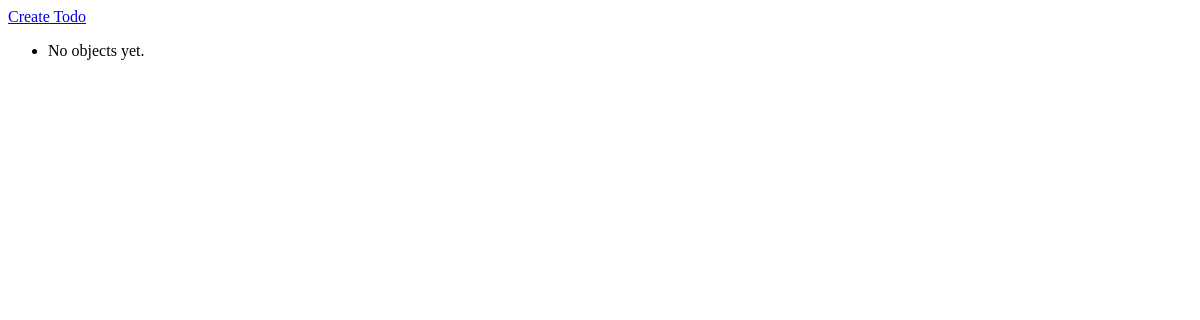
Before: / with the older database file.
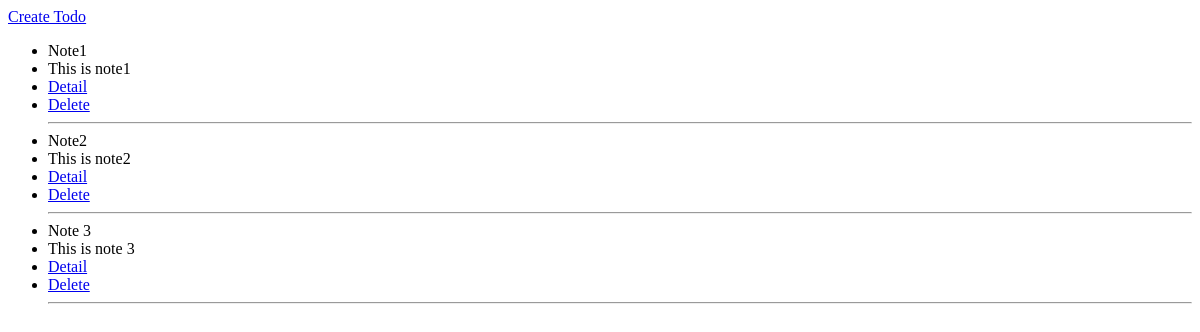
After: the same page with the newer database file.
### todoapp/models.py (models this page shows, shortened)
class TodoListItem(models.Model):
    title = models.CharField(max_length = 200)
    description = models.TextField()

### todoapp/views.py (the view)
# urls.py: path('', TodolistView.as_view(),name="listr"),
class TodolistView(ListView):
    model = TodoListItem
    template_name="todo_app/list.html"

### templates/todo_app/list.html
<a href="{% url 'create-list' %}">Create Todo</a>
<ul>
    {% for object in object_list %}
    <li>{{ object.title }}</li>
    <li>{{ object.description }}</li>
    <li><a href="{% url 'details' object.id %}">Detail</a></li>
    <li><a href="{% url 'test-delete' object.id %}">Delete</a></li>
    <hr/>
    {% empty %}
    <li>No objects yet.</li>
    {% endfor %}
</ul>

Changed rows visible on the page:
added TodoListItem: title "Note1", description "This is note1"
added TodoListItem: title "Note2", description "This is note2"
added TodoListItem: title "Note 3", description "This is note 3"
Other visible differences:
text no longer shown: "No objects yet."
